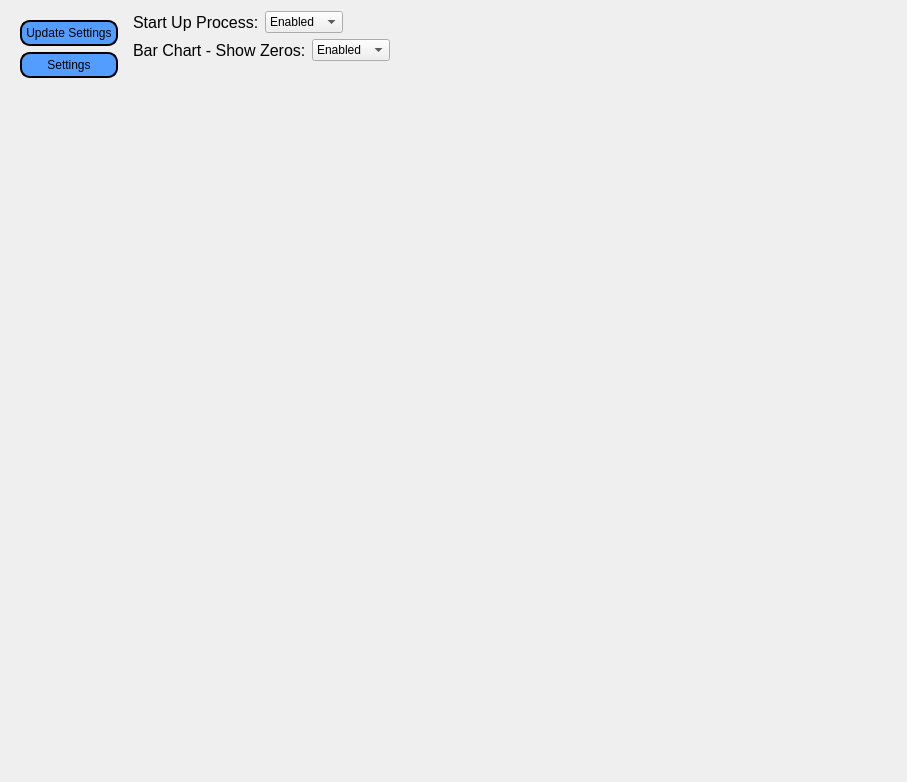
<?xml version="1.0" encoding="UTF-8"?>
<ui version="4.0">
 <class>Form</class>
 <widget class="QWidget" name="Form">
  <property name="geometry">
   <rect>
    <x>0</x>
    <y>0</y>
    <width>907</width>
    <height>782</height>
   </rect>
  </property>
  <property name="windowTitle">
   <string>Form</string>
  </property>
  <layout class="QHBoxLayout" name="horizontalLayout_3">
   <item>
    <widget class="QWidget" name="widget" native="true">
     <property name="styleSheet">
      <string notr="true">QPushButton{

	background-color:rgb(82, 157, 255);
	border-style: outset;
	border-width: 2px;
	border-radius: 10px;
	border-color: black;
	padding: 4px;
	
	font: 87 12pt &quot;Arial Black&quot;;

}</string>
     </property>
     <layout class="QVBoxLayout" name="verticalLayout">
      <item>
       <widget class="QPushButton" name="pushButton_UpdateSettings">
        <property name="text">
         <string>Update Settings</string>
        </property>
       </widget>
      </item>
      <item>
       <widget class="QPushButton" name="pushButton_Settings">
        <property name="text">
         <string>Settings</string>
        </property>
       </widget>
      </item>
      <item>
       <spacer name="verticalSpacer">
        <property name="orientation">
         <enum>Qt::Vertical</enum>
        </property>
        <property name="sizeHint" stdset="0">
         <size>
          <width>20</width>
          <height>641</height>
         </size>
        </property>
       </spacer>
      </item>
     </layout>
    </widget>
   </item>
   <item>
    <layout class="QVBoxLayout" name="verticalLayout_2">
     <item>
      <layout class="QHBoxLayout" name="horizontalLayout">
       <item>
        <widget class="QLabel" name="label_StartUpProcess">
         <property name="font">
          <font>
           <family>Arial</family>
           <pointsize>12</pointsize>
          </font>
         </property>
         <property name="text">
          <string>Start Up Process:</string>
         </property>
        </widget>
       </item>
       <item>
        <widget class="QComboBox" name="comboBox_StartUpProcess">
         <item>
          <property name="text">
           <string>Enabled</string>
          </property>
         </item>
         <item>
          <property name="text">
           <string>Disabled</string>
          </property>
         </item>
        </widget>
       </item>
       <item>
        <spacer name="horizontalSpacer">
         <property name="orientation">
          <enum>Qt::Horizontal</enum>
         </property>
         <property name="sizeHint" stdset="0">
          <size>
           <width>40</width>
           <height>20</height>
          </size>
         </property>
        </spacer>
       </item>
      </layout>
     </item>
     <item>
      <layout class="QHBoxLayout" name="horizontalLayout_2">
       <item>
        <widget class="QLabel" name="label_BarChartZeros">
         <property name="font">
          <font>
           <family>Arial</family>
           <pointsize>12</pointsize>
          </font>
         </property>
         <property name="text">
          <string>Bar Chart - Show Zeros:</string>
         </property>
        </widget>
       </item>
       <item>
        <widget class="QComboBox" name="comboBox_BarChartZeros">
         <item>
          <property name="text">
           <string>Enabled</string>
          </property>
         </item>
         <item>
          <property name="text">
           <string>Disabled</string>
          </property>
         </item>
        </widget>
       </item>
       <item>
        <spacer name="horizontalSpacer_2">
         <property name="orientation">
          <enum>Qt::Horizontal</enum>
         </property>
         <property name="sizeHint" stdset="0">
          <size>
           <width>40</width>
           <height>20</height>
          </size>
         </property>
        </spacer>
       </item>
      </layout>
     </item>
     <item>
      <spacer name="verticalSpacer_2">
       <property name="orientation">
        <enum>Qt::Vertical</enum>
       </property>
       <property name="sizeHint" stdset="0">
        <size>
         <width>20</width>
         <height>40</height>
        </size>
       </property>
      </spacer>
     </item>
    </layout>
   </item>
  </layout>
 </widget>
 <resources/>
 <connections/>
</ui>
